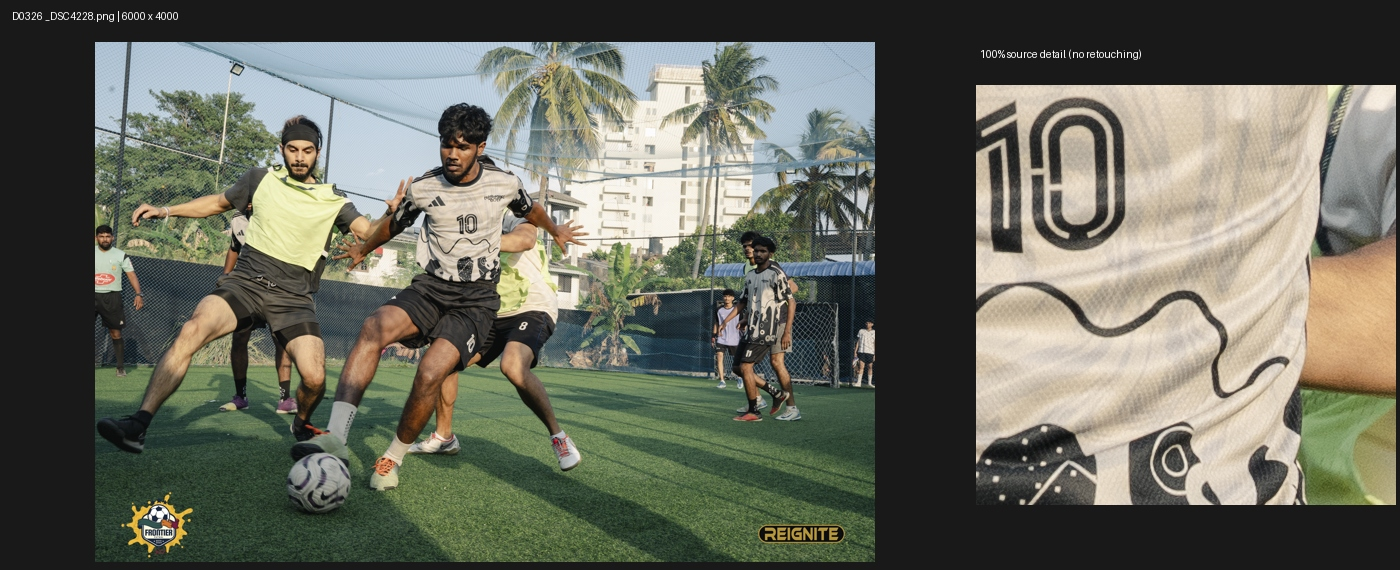
#> input picture docs/photo-review-2026-10-13/quality/D0326.jpg, 1400 x 570 px, given in place of D0326.png, which was not available
$ python detail_checks.py
#> lines starting #> are read from the running program, lines starting #| are printed output that depends on the picture; pictures that were not available may be replaced by others from this repository, and a replacement may not be noted
### docs/photo-review-2026-10-13/review.py
import argparse, concurrent.futures, hashlib, json, re, time
from pathlib import Path
from PIL import Image, ImageOps, ImageDraw
import requests

ROOT = Path(__file__).resolve().parent
THUMBS = ROOT / 'thumbs'
SHEETS = ROOT / 'sheets'
for p in (THUMBS, SHEETS): p.mkdir(parents=True, exist_ok=True)

def save(data, name):
    (ROOT / name).write_text(json.dumps(data, indent=2), encoding='utf-8')

# [96 lines left out: functions sheet, local, drive, current, not called in this run]

# [3 lines that do not run on import are left out]

### docs/photo-review-2026-10-13/detail_checks.py
import json
from pathlib import Path
from PIL import Image,ImageOps,ImageDraw
from review import ROOT,save
items=json.loads((ROOT/'original-checks.json').read_text())
#> (reads docs/photo-review-2026-10-13/original-checks.json from the repository)
local=json.loads((ROOT/'local-inventory.json').read_text())['items']
#> (reads docs/photo-review-2026-10-13/local-inventory.json from the repository)
keys=['L0010','L0089','L0119','L0217','L0248','L0717','L1048','L1246','L1247','L2080','L2125','L2189','L1978','L1979']
items += [x for x in local if x['key'] in keys]
out=ROOT/'quality';out.mkdir(exist_ok=True)
results=[]
for i,item in enumerate(items):
    with Image.open(item['path']) as im:
#> im is the input picture: PIL image 1400x570 RGB; mean R, G, B 104.7, 106.3, 94.2
        im=ImageOps.exif_transpose(im).convert('RGB');w,h=im.size
#> after `w, h = im.size`: w = 1400; h = 570
        # Diagnostic detail samples remain at 1:1, without noise removal or sharpening.
        panel=Image.new('RGB',(1400,570),'#191919');d=ImageDraw.Draw(panel)
#> after `panel = Image.new('RGB', (1400, 570), '#191919')`: panel: PIL image 1400x570 RGB; every value is 25
        d.text((12,10),f"{item['key']} {item['name']} | {w} x {h}",fill='white')
        small=ImageOps.contain(im,(960,520));panel.paste(small,((970-small.width)//2,42+(520-small.height)//2))
#> after `panel.paste(small, ((970 - small.width) // 2, 42 + (520 - small.height`:
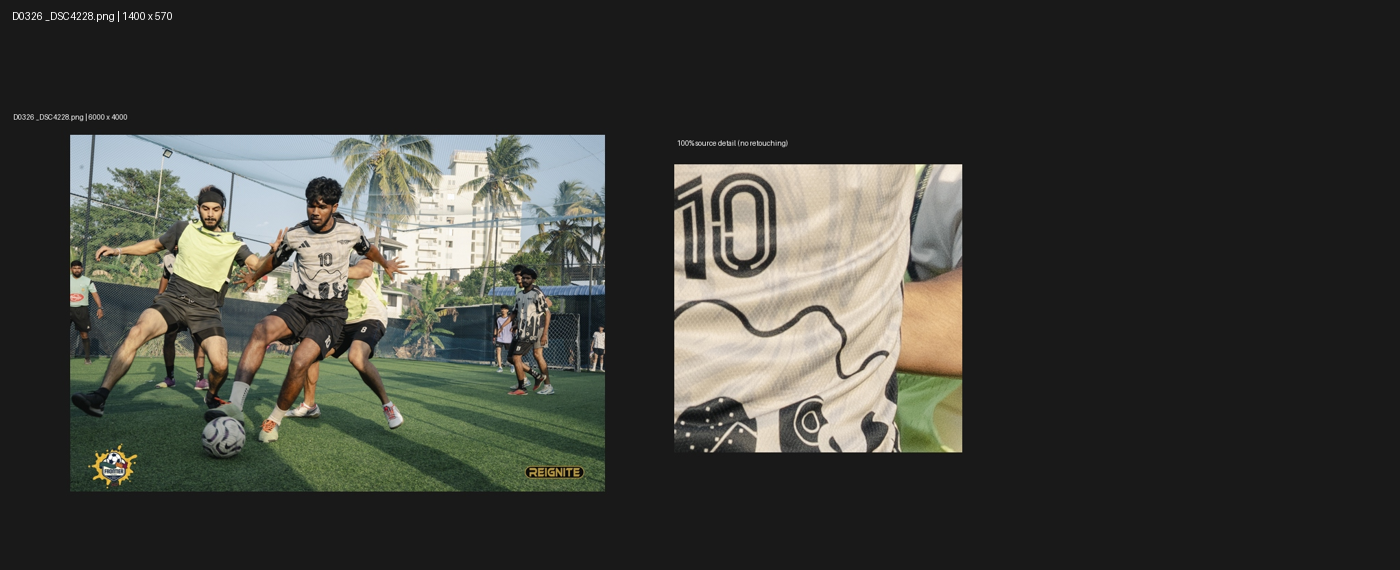
#> panel: PIL image 1400x570 RGB; mean R, G, B 62.6, 63.3, 57.6
        cx=int(w*.5);cy=int(h*.38);left=max(0,min(w-420,cx-210));top=max(0,min(h-420,cy-210))
#> after `cx = int(w * 0.5)`: cx = 700
#> after `cy = int(h * 0.38)`: cy = 216
#> after `left = max(0, min(w - 420, cx - 210))`: left = 490
#> after `top = max(0, min(h - 420, cy - 210))`: top = 6
        detail=im.crop((left,top,left+420,top+420));panel.paste(detail,(976,85))
#> after `detail = im.crop((left, top, left + 420, top + 420))`:
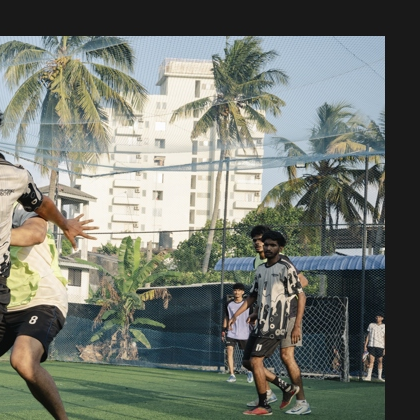
#> detail: PIL image 420x420 RGB; mean R, G, B 114.4, 119.4, 110.3
#> after `panel.paste(detail, (976, 85))`:
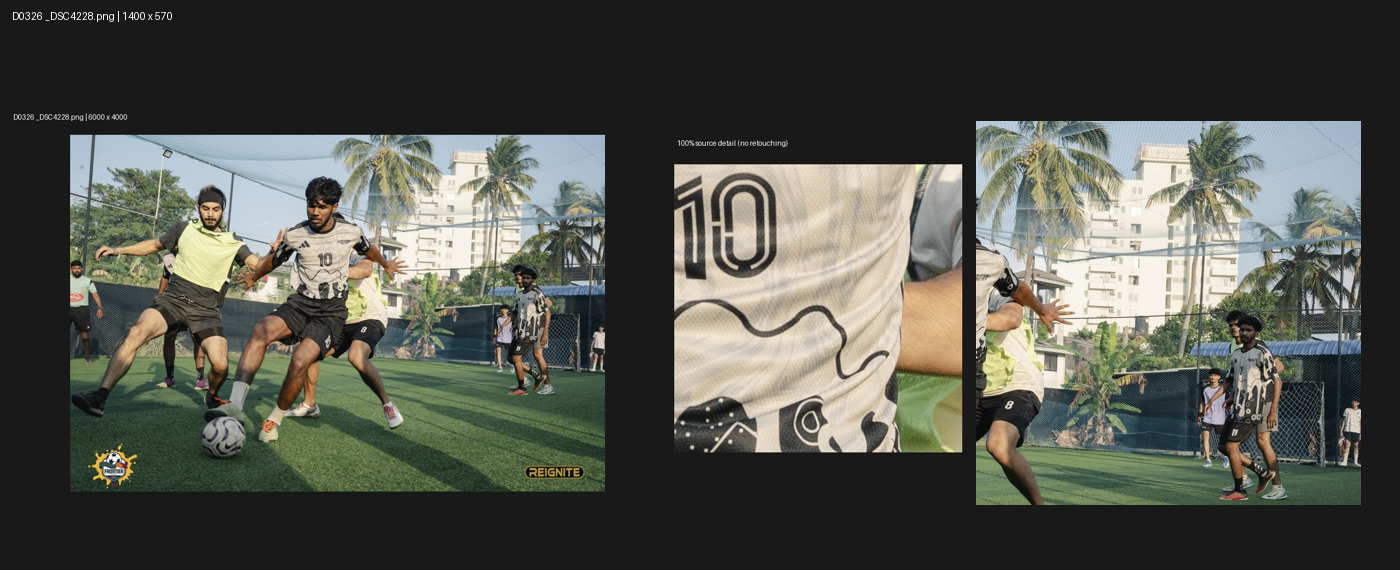
#> panel: PIL image 1400x570 RGB; mean R, G, B 82.3, 84.2, 76.5
        d.text((980,48),'100% source detail (no retouching)',fill='white')
        panel.save(out/(item['key']+'.jpg'),quality=98)
        dst=ROOT/'full-previews'/(item['key']+'.jpg');thumb=ImageOps.contain(im,(1800,1800));thumb.save(dst,quality=96)
#> (the run stopped early here; a loop or call above may not have finished)
